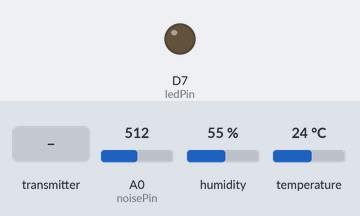
The sketch below on a simulated ESP8266 (NodeMCU). Shown: output pins drawn as LEDs (lit = HIGH). The inputs (shaded band) are chosen by the test bench; at power-on: A0 (noisePin) = 512, humidity 55 %, temperature 24 °C. A WiFi scan finds three made-up networks; what the sketch prints to the serial monitor is not drawn.

Above: at 3.2 s.
3.3 s: the transmitter starts sending turnOn = 1
At 4.1 s:
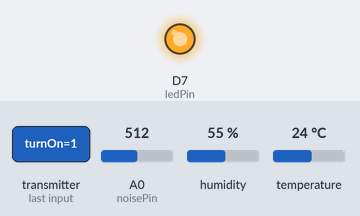
4.8 s: the transmitter starts sending turnOn = 0
At 6.2 s:
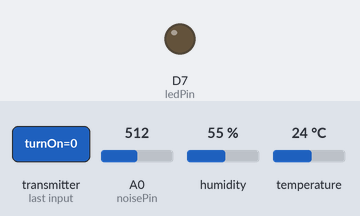
Timing chart, 0 to 7.8 s (numbered marks = the images above; inputs shaded):
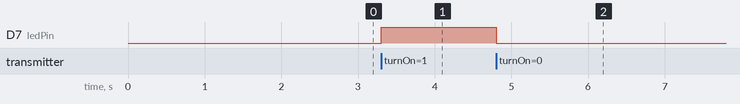

The sketch:

sensor-esp.ino
```cpp
/*
  34338 Baby Monitor Controller

  This runs on an ESP-8266. It expects 1 analog sound sensor, 1 digital hybrid
  temperature and humidity sensor and a pin connected to the motor controller,
  which is an Arduino UNO.
  It is also necessary to have an open WiFi-hotspot.
  The credentials for this can be changed below.
  Data is received from another ESP running the monitor controller. To send float values
  for the controller module, the MAC-address of this ESP must be changed
  below.

  Modified 17 Jan 2023

  GitHub URL:
  https://github.com/DBras/34338-sensor/
*/

#include <espnow.h>
#include <ESP8266WiFi.h>
#include <ThingSpeak.h>
#include "DHT.h"

#define DHTPIN D2
#define DHTTYPE DHT11
DHT dht(DHTPIN, DHTTYPE);

//Set output pins
int noisePin = A0;
int ledPin = 13;

//Setting initial values
int tempValue = 0;
int noiseValue = 0;
int tickets = 0;
float avgtemp = 0;
float avgnoise = 0;
float avghum = 0;

//WiFi connection parameters
WiFiClient client;
const char* ssid = "P7";
const char* pass = "dtuiot!!";

//Message sending structure
uint8_t broadcastAddress[] = { 0x84, 0xF3, 0xEB, 0x31, 0xD0, 0x74 };
typedef struct struct_message {
  float avgtemp = 0;
  float avghum = 0;
  float avgnoise = 0;
} struct_message;

//Incoming message structure
typedef struct receive_struct_message {
  bool turnOn;
} receive_struct_message;
struct_message myData;
receive_struct_message receivedData;

//function finding controller WiFi channel
int32_t getWiFiChannel(const char* ssid) {
  if (int32_t n = WiFi.scanNetworks()) {
    for (uint8_t i = 0; i < n; i++) {
      if (!strcmp(ssid, WiFi.SSID(i).c_str())) {
        return WiFi.channel(i);
      }
    }
  }
  return 0;
}

//Sent data status message
void OnDataSent(uint8_t* mac_addr, uint8_t sendStatus) {
  Serial.print("Last Packet Send Status: ");
  if (sendStatus == 0) {
    Serial.println("Delivery success");
  } else {
    Serial.println("Delivery fail");
  }
}

//Send signal to sensor arduino
void onDataRec(uint8_t * mac, uint8_t *incomingData, uint8_t len) {
  memcpy(&receivedData, incomingData, sizeof(receivedData));
  Serial.print("Received data");
  if (receivedData.turnOn) {
    digitalWrite(D7, HIGH);
  } else {
    digitalWrite(D7, LOW);
  }
}

void setup() {
  //Initialize WiFi
  WiFi.mode(WIFI_STA);
  int32_t channel = getWiFiChannel(ssid);
  WiFi.printDiag(Serial);
  wifi_promiscuous_enable(1);
  wifi_set_channel(channel);
  wifi_promiscuous_enable(0);
  WiFi.printDiag(Serial);

  dht.begin();
  Serial.begin(115200);

  pinMode(ledPin, OUTPUT);
  pinMode(D7, OUTPUT);


  // Initialize ESP-NOW
  if (esp_now_init() != 0) {
    Serial.println("Error initializing ESP-NOW");
    return;
  }

  // Once ESPNow is successfully Initialized, we will register for Send CB to
  // get the status of Trasnmitted packet
  esp_now_set_self_role(ESP_NOW_ROLE_COMBO);
  esp_now_register_send_cb(OnDataSent);

  // Register peer
  esp_now_add_peer(broadcastAddress, ESP_NOW_ROLE_COMBO, 1, NULL, 0);

  esp_now_register_recv_cb(onDataRec);
}

void loop() {
  //Reading sensors
  delay(20);
  noiseValue = analogRead(noisePin);
  float CurrentHumidity = dht.readHumidity();
  float CurrentTemperature = dht.readTemperature();

  //Adding current sensor values to previous sensor values
  avgtemp = avgtemp + CurrentTemperature;
  avgnoise = avgnoise + noiseValue;
  avghum = avghum + CurrentHumidity;

  //Check how meny values were added and averaging over them in sets of 500
  if (tickets == 500) {
    //Averaging calculations
    avgtemp = avgtemp / 500;
    avghum = avghum / 500;
    avgnoise = avgnoise / 500;

    //Printing data to serial monitor
    Serial.print("Current temp is: ");
    Serial.println(CurrentTemperature);
    Serial.print("Current noise is: ");
    Serial.println(noiseValue);
    Serial.print("Current Humidity is: ");
    Serial.println(CurrentHumidity);

    Serial.print("Temperature is: ");
    Serial.println(avgtemp);
    Serial.print("Noise is: ");
    Serial.println(avgnoise);
    Serial.print("Humidity is: ");
    Serial.println(avghum);
    Serial.println("");
    Serial.println("");
    Serial.println("");
    Serial.println("");
    Serial.println("");
    Serial.println("");
    Serial.println("");
    Serial.println("");

    //Writing average values to struct
    myData.avgtemp = avgtemp;
    myData.avghum = avghum;
    myData.avgnoise = avgnoise;

    // Send message via ESP-NOW
    esp_now_send(broadcastAddress, (uint8_t*)&myData, sizeof(myData));

    //Reset values for next batch
    tickets = 0;
    avgtemp = 0;
    avghum = 0;
    avgnoise = 0;
  }

  //Add a ticket to track amount of values
  tickets = tickets + 1;
}
```

Measured:
- after the input at 3.3 s, D7 (ledPin): LOW → HIGH at once
- after the input at 4.8 s, D7 (ledPin): HIGH → LOW at once
